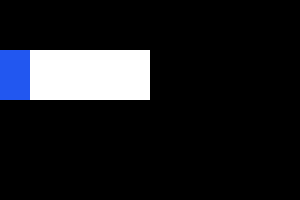
Frame 1 (no input)
Frame 60 (the mouse pressed at the canvas centre just before this capture): identical to frame 1, image omitted
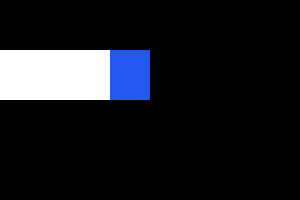
Frame 120 (the mouse held since frame 60 and released just before this capture)

The Processing sketch that drew these frames (run headless with seeded random() and noise(); from frame 60 on, the mouse is pressed at the canvas centre):

// Processing sketch: les_opdrachten
// ── les_opdrachten.pde
//// Opgave Slider deel 2

float Y= 50; 
float Breedte= 200; 
float Hoogte= 50;
int NPosities= 5;
float X=(width - Breedte) / 2;

Slider Slider1 = new Slider(X,Y,Breedte,Hoogte, NPosities);

void setup() {
  size(300, 200);
  background(0);
 
}

void draw() {
  Slider1.bepaalSliderPositie();
  Slider1.tekenSlider();  
}





//// Opgave toString()

/// Persoon

/// Damsteen
// ── class.pde
class Slider{
  float X, Y, Breedte, Hoogte, positie;
  int NPosities;

  Slider(){
    this.Breedte = 200;
    this.Hoogte = 50;
    this.X = (width - Breedte) / 2;
    this.Y = 50;
    this.NPosities = 5;
    this.positie = 0;
  }
  
  Slider(float X, float Y, float Breedte, float Hoogte, int NPosities){
    this.X=X;
    this.Y=Y;
    this.Breedte=Breedte;
    this.Hoogte=Hoogte;
    this.NPosities=NPosities;
  }

  void tekenSlider() {
    float blokjeBreedte = this.Breedte / this.NPosities;
    noStroke();
    
    fill(255);
    rect(this.X, this.Y, this.Breedte, this.Hoogte);
    
    fill(#2257F0);
    rect(X + this.positie * blokjeBreedte, Y, blokjeBreedte, Hoogte);  
  }

  void bepaalSliderPositie() {
    float blokjeBreedte = this.Breedte / this.NPosities;
    
    if (mouseX < this.X) {
     this.positie =  0;
    } else if (mouseX >= this.Breedte + this.X) {
      this.positie= this.NPosities - 1;
    } else {
      this.positie= floor((mouseX  - this.X) / blokjeBreedte);
    } 
  }
}
